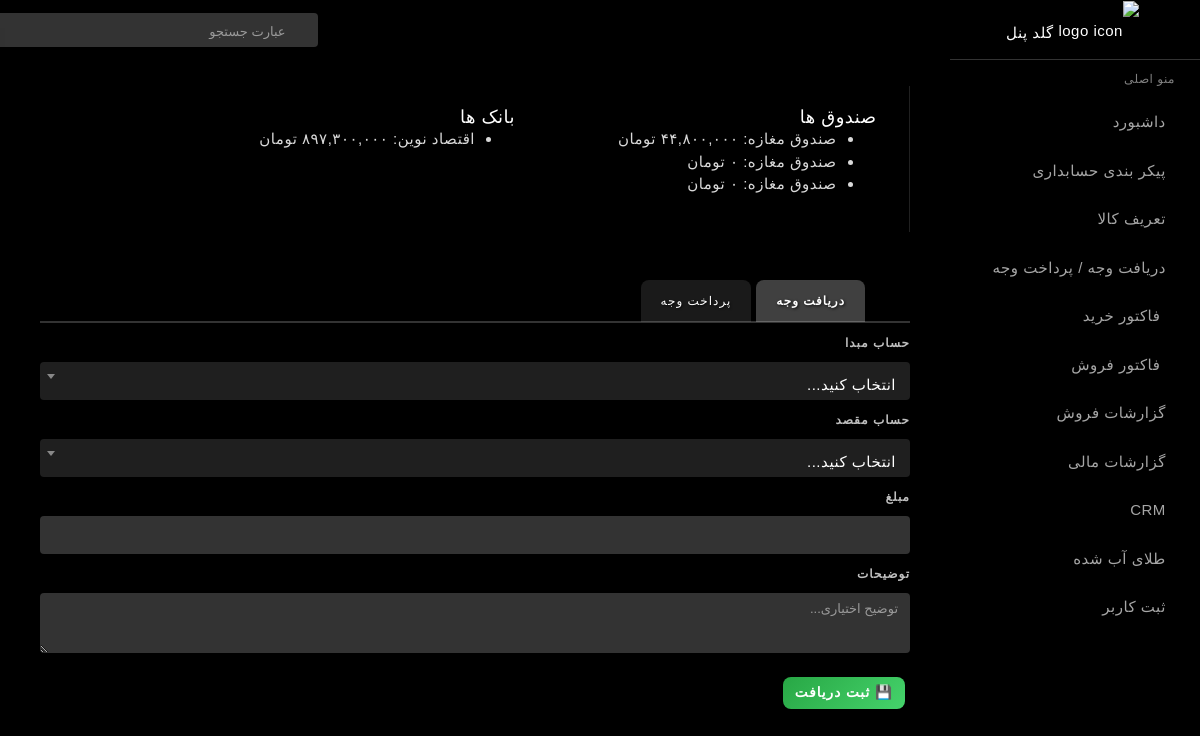
Page /transaction on the earlier database version.
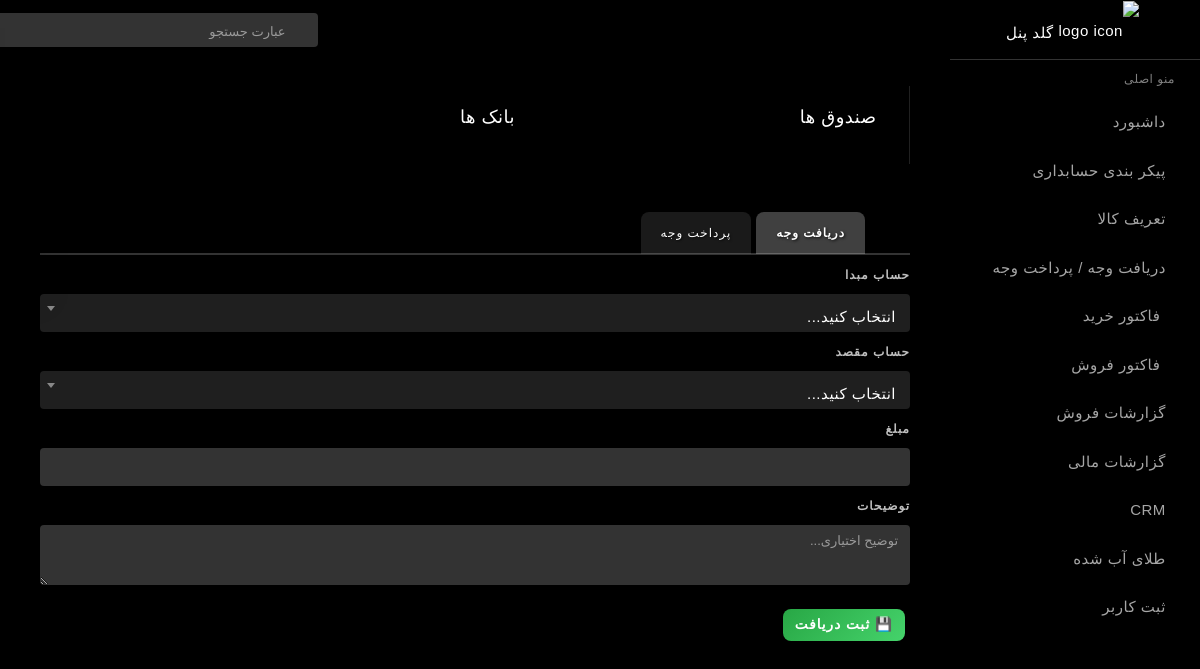
Same page on the later database version.
### dashboard/models.py (models this page shows, shortened)
class CashAccount(models.Model):
    name = models.CharField("نام صندوق", max_length=100)
    code = models.CharField("کد صندوق", max_length=10, unique=True, blank=True, null=True)
    account = models.OneToOneField('Account', on_delete=models.SET_NULL, null=True, blank=True, related_name='cash_account')
    balance = models.DecimalField("موجودی اولیه", max_digits=15, decimal_places=0, default=0)
    note = models.TextField("توضیحات", blank=True, null=True)
    created_at = models.DateTimeField(auto_now_add=True)
    class Meta:
        verbose_name = "صندوق"
        verbose_name_plural = "صندوق‌ها"
        ordering = ['code']
    def __str__(self):
        return self.name

class BankAccount(models.Model):
    name = models.CharField("نام بانک", max_length=100)
    code = models.CharField("کد بانک", max_length=10, unique=True, blank=True, null=True)
    owner = models.CharField("نام صاحب حساب", max_length=100,default="")
    branch_name = models.CharField("نام شعبه", max_length=100, blank=True, null=True)
    account_number = models.CharField("شماره حساب", max_length=50, blank=True, null=True)
    card_number = models.CharField("شماره کارت", max_length=50, blank=True, null=True,default="")
    iban = models.CharField("شماره شبا", max_length=26, blank=True, null=True)
    account = models.OneToOneField('Account', on_delete=models.SET_NULL, null=True, blank=True, related_name='bank_account')
    balance = models.DecimalField("موجودی اولیه", max_digits=15, decimal_places=0, default=0)
    note = models.TextField("توضیحات", blank=True, null=True)
    created_at = models.DateTimeField(auto_now_add=True)
    class Meta:
        verbose_name = "حساب بانکی"
        verbose_name_plural = "حساب‌های بانکی"
        ordering = ['code']
    def __str__(self):
        return f"{self.name} ({self.branch_name or ''})"

### dashboard/views.py (the view, shortened to what this page needs)
# urls.py: path('transaction', views.transaction_view, name='transaction'),
def transaction_view(request):
    persons = Person.objects.all()
    banks = BankAccount.objects.all()
    cashes = CashAccount.objects.all()
    expenses = ExpenseAccount.objects.all()
    accounts = Account.objects.all()  # همه حساب‌ها برای انتخاب
    all_accounts = []
    payment_account_source= []
    payment_account_destination= []
    recieve_account_source= []
    recieve_account_destination= []
    for b in banks:
        all_accounts.append({
            "id": f"bank-{b.id}",
            "label": f"💳 {b.name}",
            "meta": getattr(b, "account", None)
        })
        payment_account_source.append(b)
        payment_account_destination.append(b)
        recieve_account_source.append(b)
        recieve_account_destination.append(b)
    for c in cashes:
        all_accounts.append({
            "id": f"cash-{c.id}",
            "label": f"💰 {c.name}",
            "meta": getattr(c, "account", None)
        })
        payment_account_source.append(c)
        payment_account_destination.append(c)
        recieve_account_source.append(c)
        recieve_account_destination.append(c)
    for e in expenses:
        all_accounts.append({
            "id": f"expense-{e.id}",
            "label": f"🧾 {e.name}",
            "meta": getattr(e, "account", None)
        })
        payment_account_destination.append(e)
        recieve_account_destination.append(e)
    for p in persons:
        all_accounts.append({
            "id": f"person-{p.id}",
            "label": f"👤 {p.full_name if hasattr(p,'full_name') else p.name}",
            "meta": getattr(p, "account", None)  # نگه داشتن مرجع حساب در صورت نیاز
        })
        payment_account_destination.append(p)
        recieve_account_source.append(p)
        recieve_account_destination.append(p)
    context = {
        "persons": persons,
        "banks": banks,
        "cashes": cashes,
        "expenses": expenses,
        "all_accounts": all_accounts,
        "accounts" : accounts,
        'payment_account_source' : payment_account_source,
        'payment_account_destination' : payment_account_destination,
        'recieve_account_source' : recieve_account_source,
        'recieve_account_destination' : recieve_account_destination ,
    }
    print(payment_account_destination)
    return render(request, "transactions.html", context)

### dashboard/models.py (called while the page is built)
    def calculated_balance_money(self):
        result = self.journal_items.aggregate(
            balance=Sum(F("debit_money") - F("credit_money"))
        )["balance"]
        return result or 0

    @cached_property
    def calculated_balance_recursive(self):
        total = self.calculated_balance_money()
        for child in self.children.all():
            total += child.calculated_balance_recursive
        return total

    def __str__(self):
        return self.name

    def __str__(self):
        return f"{self.name} ({self.get_type_partner_display()})"

### dashboard/templatetags/jalali_tags.py (called while the page is built)
def to_persian_digits(value: str) -> str:
    if value is None:
        return ""
    value = str(value)
    for i, d in enumerate("0123456789"):
        value = value.replace(d, PERSIAN_DIGITS[i])
    return value

@register.filter
def persian_digits(value):
    return to_persian_digits(value)

### dashboard/templates/transactions.html (shortened to what this page needs)
{% extends '_newsidebar.html' %}
{% load static %}
{% load jalali_tags %}
{% block content %}
<div class="container mx-auto">
	<div class="card mt-3">
        <div class="card-content">
            <div class="row row-group m-0">
                <div class="col-12 col-lg-6 col-xl-5 border-light">
                    <div class="card-body">
                    <h5 class="mb-0">صندوق ها  </h5>
                        <ul>
                            {% for c in cashes %}
                            <li>{{ c.name }}: {{ c.account.calculated_balance_recursive|default:0|persian_intcomma }} تومان</li>
                            {% endfor %}
                        </ul>
                    </div>
                </div>
                <div class="col-12 col-lg-6 col-xl-5 border-light">
                    <div class="card-body">
                    <h5 class="text-white mb-0">بانک ها   </h5>
                        <ul>
                            {% for b in banks %}
                            <li>{{ b.name }}: {{ b.account.calculated_balance_recursive|default:0|persian_intcomma }} تومان</li>
                            {% endfor %}
                        </ul>
                    </div>
                </div>
            </div>
        </div>
    </div>
    <ul class="nav nav-tabs mt-5" id="aaccountingTabsNav" role="tablist" >
    <li class="nav-item" role="presentation">
        <button class="nav-link active" id="recieve-tabBtn" data-bs-toggle="tab" data-bs-target="#recieve-tab" type="button" role="tab">دریافت وجه </button>
    </li>
    <li class="nav-item" role="presentation">
        <button class="nav-link" id="payment-tabBtn" data-bs-toggle="tab" data-bs-target="#payment-tab" type="button" role="tab"> پرداخت وجه </button>
    </li>
    </ul>
      <div class="tab-content" id="accountingTabs">
    <div class="tab-pane fade show active" id="recieve-tab" role="tabpanel">
                <form id="receiveForm" method="POST" class="mb-3">
            <div class="mb-2 mt-2">
                <label> حساب مبدا </label>
            </div>
            <div class="mb-2">
                <label>  حساب مقصد </label>
            </div>
            <div class="mb-2">
                <label>مبلغ</label>
                <input type="text" name="amount" id="priceRecive" class="form-control" required>
            </div>
            <div class="mb-2">
                <label>توضیحات</label>
                <textarea class="form-control" id="note" name="note" rows="2" placeholder="توضیح اختیاری..."></textarea>
            </div>
            <button type="submit" class="btn btn-gradient btn-receive mt-3">💾 ثبت دریافت</button>
        </form>
    </div>
  </div>
</div>
{% endblock %}
{% block scripts %}
<link href="https://cdn.jsdelivr.net/npm/select2@4.1.0-rc.0/dist/css/select2.min.css" rel="stylesheet" />
{% endblock %}

Differences in the rows shown:
removed CashAccount: name "صندوق مغازه"
removed CashAccount: name "صندوق مغازه"
removed CashAccount: name "صندوق مغازه"
removed BankAccount: name "اقتصاد نوین"
